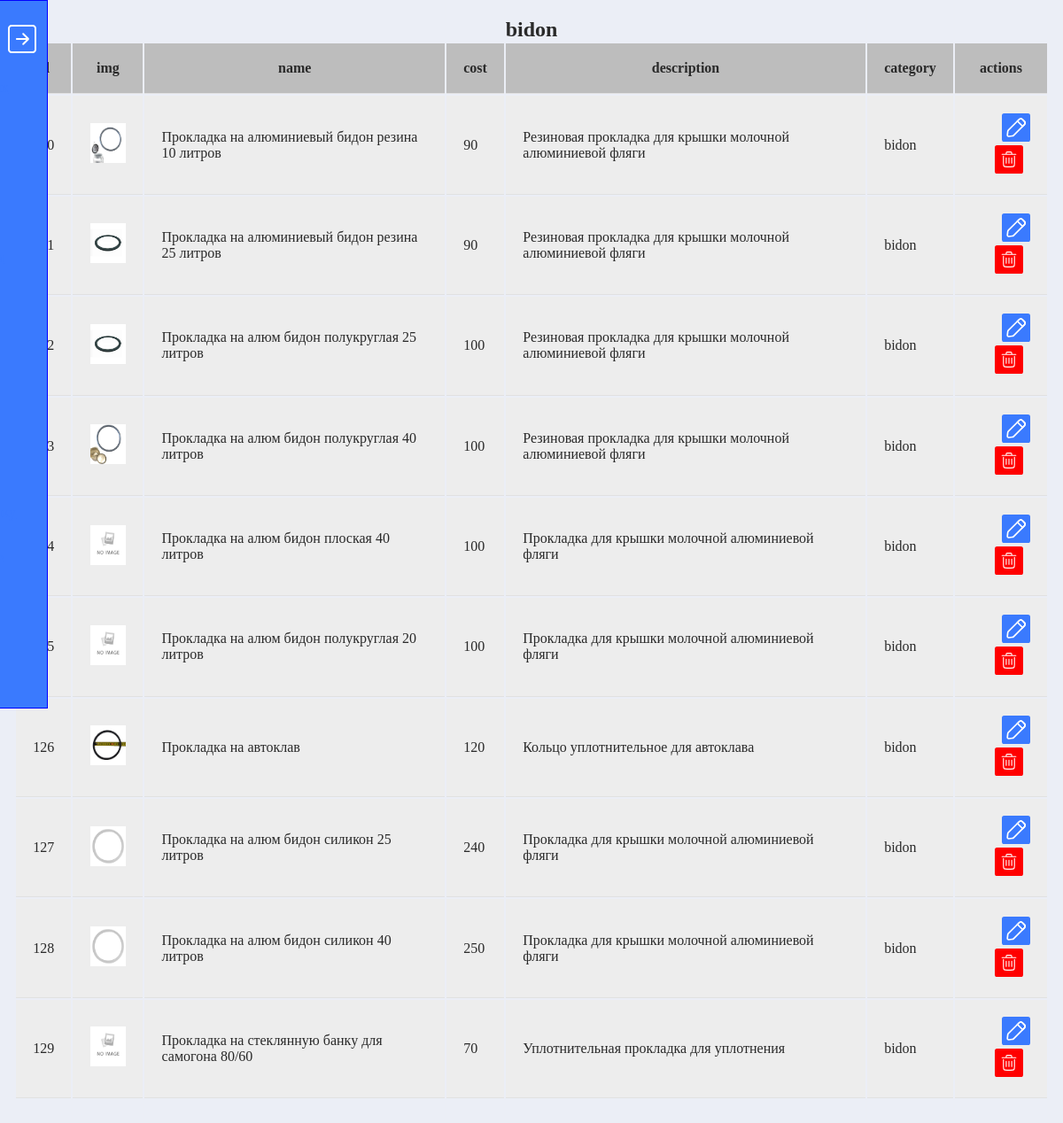
The page /template/category.php?bidon on the database its author committed.
### tables this page shows
CREATE TABLE `products` (
  `id` int(11) NOT NULL,
  `name` varchar(100) DEFAULT NULL,
  `cost` int(11) DEFAULT NULL,
  `description` varchar(255) DEFAULT NULL,
  `img` varchar(50) DEFAULT NULL,
  `category` varchar(50) DEFAULT NULL
);

### template/category.php (the view, shortened to what this page needs)
<?php require_once '../config/connect.php'; ?>
<!DOCTYPE html>
<html lang="en">
<head>
    <link rel="stylesheet" href="https://cdnjs.cloudflare.com/ajax/libs/milligram/1.4.1/milligram.min.css
">
    <link rel="stylesheet" href="../css/style.css">
</head>
<body>
<?php
    $category = $_SERVER['QUERY_STRING'];
    $products = mysqli_query($connect, "SELECT * FROM `products` WHERE `category` = '$category'");
?>
<div class="wrapper">
    <div class="left-menu close">
        <li><a href = '/'>Главная</a><div class="strelka"></div></li>
        <li><a href = '/template/category.php?roliki'>Ролики для душевых</a></li>
        <li><a href = '/template/category.php?fum'>Фум лента</a></li>
        <li><a href = '/template/category.php?rezina'>Манжета рез-я</a></li>
        <li><a href = '/template/category.php?bidon'>Кольца бидон</a></li>
        <li><a href = '/template/category.php?smazka'>Смазки и герметики</a></li>
        <li><a href = '/template/category.php?homuty'>Хомуты</a></li>
        <li><a href = '/template/category.php?krepezh'>Крепеж крышки</a></li>
        <li><a href = '/template/category.php?paronit'>Прокл паронит</a></li>
        <li><a href = '/template/category.php?procladki_rezina'>Прокл резина</a></li>
        <li><a href = '/template/category.php?silikon'>Прокл силикон</a></li>
        <li><a href = '/template/category.php?amerikanka'>Прокл на Американку</a></li>
        <li><a href = '/template/category.php?procladki_smesitel'>Прокл на смеситель</a></li>
    </div>
    <div class="container admin">
        <h2><?= $category;?></h2>
        <table class="table">
            <tr>
                <th>id</th>
                <th>img</th>
                <th>name</th>
                <th>cost</th>
                <th>description</th>
                <th>category</th>
                <th>actions</th>
            </tr>
            <?php foreach($products as $item): ?>
            <tr>
                <td><?= $item['id']; ?></td>
                <td><img style="height: 45px; width: auto" src="../img/<?= $item['img']; ?>" alt="imgalt"></td>
                <td><?= $item['name']; ?></td>
                <td><?= $item['cost']; ?></td>
                <td><?= $item['description']; ?></td>
                <td><?= $item['category']; ?></td>
                <td><a href="../update.php?id=<?= $item['id']; ?>">
                      <img class="icon-img" src="../img/icons/edit-svgrepo-com.svg" alt="">
                    </a>
                    <a href="vendor/delete.php?id=<?= $item['id']; ?>">
                      <img class="icon-img margin" src="../img/icons/trash-svgrepo-com.svg" alt="">
                    </a>
                </td>
            </tr>
            <?php endforeach; ?>
        </table>
    </div>
</div>
</body>
</html>

### css/style.css (style rules this page uses)
* { box-sizing: border-box; margin: 0; padding: 0; }
body { margin: 0; background-color: #ebeef6; color: #2A2A2A; }
.container { margin: 0 auto; max-width: 1320px; padding: 0 2rem; position: relative; width: 100%; }
.container.admin { max-width: 1520px; padding: 0 1rem; }
img { max-width: 100%; }
.wrapper { display: flex; }
.left-menu { width: 200px; padding: 12px; border: 1px solid blue; position: absolute; left: -140px; z-index: 50; background-color: #3a7afe; color: #fff; height: 100vh; }
.left-menu li { list-style: none; padding: 15px 0; }
.left-menu li a { color: #fff; }
.left-menu li:first-child { display: flex; justify-content: space-between; align-items: center; }
.left-menu.close { transform: translateX(-6px); transition: transform 0.7s ease-in-out; }
.left-menu.close li a { color: #3a7afe; transition: color 0.9s ease-in-out; }
.strelka { width: 32px; height: 32px; cursor: pointer; background-image: url('../img/icons/arrow-right.svg'); background-repeat: no-repeat; background-position: center center; background-size: cover; transition: transform 0.7s ease-in-out; }
.table { width: 100%; margin-bottom: 1rem; }
td, th { border-bottom: 0.1rem solid #e1e1e1; padding: 1.2rem 1.2rem; }
th { background-color: #BDBDBD; }
td { background-color: #ededed; }
.admin h2 { text-align: center; margin-top: 20px; }
.table { margin-bottom: 30px; }
.icon-img { height: 32px; width: auto; }
.icon-img.margin { margin-left: 8px; margin-right: 8px; }
td:last-child { text-align: right; margin-right: 8px; padding-left: 6px; }

### rows shown on the page
products: img (picture), name "Прокладка на алюминиевый бидон резина 10 литров", cost "90", description "Резиновая прокладка для крышки молочной алюминиевой фляги", category "bidon"
products: img (picture), name "Прокладка на алюминиевый бидон резина 25 литров", cost "90", description "Резиновая прокладка для крышки молочной алюминиевой фляги", category "bidon"
products: img (picture), name "Прокладка на алюм бидон полукруглая 25 литров", cost "100", description "Резиновая прокладка для крышки молочной алюминиевой фляги", category "bidon"
products: img (picture), name "Прокладка на алюм бидон полукруглая 40 литров", cost "100", description "Резиновая прокладка для крышки молочной алюминиевой фляги", category "bidon"
products: img (placeholder picture), name "Прокладка на алюм бидон плоская 40 литров", cost "100", description "Прокладка для крышки молочной алюминиевой фляги", category "bidon"
products: img (placeholder picture), name "Прокладка на алюм бидон полукруглая 20 литров", cost "100", description "Прокладка для крышки молочной алюминиевой фляги", category "bidon"
products: id "126", img (picture), name "Прокладка на автоклав", cost "120", description "Кольцо уплотнительное для автоклава", category "bidon"
products: id "127", img (picture), name "Прокладка на алюм бидон силикон 25 литров", cost "240", description "Прокладка для крышки молочной алюминиевой фляги", category "bidon"
products: id "128", img (picture), name "Прокладка на алюм бидон силикон 40 литров", cost "250", description "Прокладка для крышки молочной алюминиевой фляги", category "bidon"
products: id "129", img (placeholder picture), name "Прокладка на стеклянную банку для самогона 80/60", cost "70", description "Уплотнительная прокладка для уплотнения", category "bidon"

### other values the page prints
$category "bidon"
